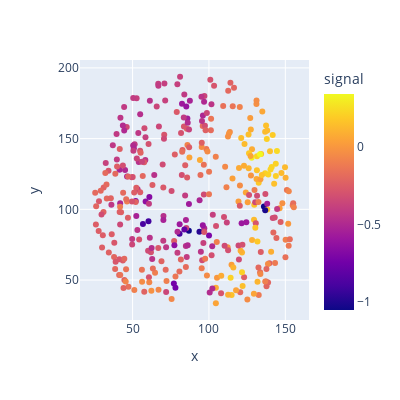
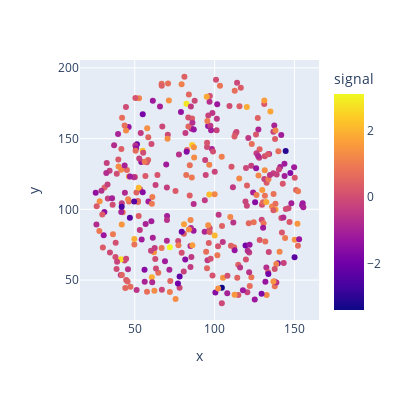
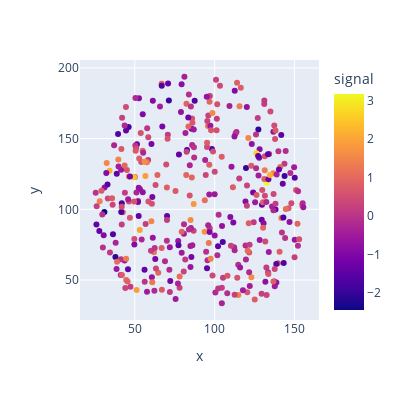

Notebook code for these charts, in order:
### Code cell
sde_solver = EulerMaruyamaSolver(sde=sde, n=num_timesteps)
with torch.no_grad():
    x0_test_pred = sde_solver.sample_from_terminal(x0=x0_test, control=ModelControl(model))
    test_w1 = wasserstein_distance(x0_test_pred, x1_test, p=1)
    test_w2 = wasserstein_distance(x0_test_pred, x1_test, p=2)

print(f"Wasserstein-1 distance: {test_w1:.4f}")
print(f"Wasserstein-2 distance: {test_w2:.4f}")

plot_brain_signal_2d(x0_test[0]);
plot_brain_signal_2d(x0_test_pred[0]);
plot_brain_signal_2d(x1_test[0]);

### Figure 1 — Plotly figure (JSON) as saved in the notebook; plotly's stock layout.template omitted (floating-point values rounded to 4 significant figures; data arrays with more than 128 entries replaced by an {"elided": "..."} marker saying what was removed)
{"data": [{"hovertemplate": "x=%{x}<br>y=%{y}<br>signal=%{marker.color}<extra></extra>", "legendgroup": "", "marker": {"color": {"elided": "360 float values"}, "coloraxis": "coloraxis", "size": 6, "symbol": "circle"}, "mode": "markers", "name": "", "orientation": "v", "showlegend": false, "type": "scatter", "x": {"elided": "360 float values"}, "xaxis": "x", "y": {"elided": "360 float values"}, "yaxis": "y"}], "layout": {"coloraxis": {"colorbar": {"title": {"text": "signal"}}, "colorscale": [[0, "#0d0887"], [0.1111, "#46039f"], [0.2222, "#7201a8"], [0.3333, "#9c179e"], [0.4444, "#bd3786"], [0.5556, "#d8576b"], [0.6667, "#ed7953"], [0.7778, "#fb9f3a"], [0.8889, "#fdca26"], [1, "#f0f921"]]}, "height": 400, "legend": {"tracegroupgap": 0}, "margin": {"t": 60}, "width": 400, "xaxis": {"anchor": "y", "domain": [0, 1], "title": {"text": "x"}}, "yaxis": {"anchor": "x", "domain": [0, 1], "title": {"text": "y"}}}}

### Figure 2 — Plotly figure (JSON) as saved in the notebook; plotly's stock layout.template omitted (floating-point values rounded to 4 significant figures; data arrays with more than 128 entries replaced by an {"elided": "..."} marker saying what was removed)
{"data": [{"hovertemplate": "x=%{x}<br>y=%{y}<br>signal=%{marker.color}<extra></extra>", "legendgroup": "", "marker": {"color": {"elided": "360 float values"}, "coloraxis": "coloraxis", "size": 6, "symbol": "circle"}, "mode": "markers", "name": "", "orientation": "v", "showlegend": false, "type": "scatter", "x": {"elided": "360 float values"}, "xaxis": "x", "y": {"elided": "360 float values"}, "yaxis": "y"}], "layout": {"coloraxis": {"colorbar": {"title": {"text": "signal"}}, "colorscale": [[0, "#0d0887"], [0.1111, "#46039f"], [0.2222, "#7201a8"], [0.3333, "#9c179e"], [0.4444, "#bd3786"], [0.5556, "#d8576b"], [0.6667, "#ed7953"], [0.7778, "#fb9f3a"], [0.8889, "#fdca26"], [1, "#f0f921"]]}, "height": 400, "legend": {"tracegroupgap": 0}, "margin": {"t": 60}, "width": 400, "xaxis": {"anchor": "y", "domain": [0, 1], "title": {"text": "x"}}, "yaxis": {"anchor": "x", "domain": [0, 1], "title": {"text": "y"}}}}

### Figure 3 — Plotly figure (JSON) as saved in the notebook; plotly's stock layout.template omitted (floating-point values rounded to 4 significant figures; data arrays with more than 128 entries replaced by an {"elided": "..."} marker saying what was removed)
{"data": [{"hovertemplate": "x=%{x}<br>y=%{y}<br>signal=%{marker.color}<extra></extra>", "legendgroup": "", "marker": {"color": {"elided": "360 float values"}, "coloraxis": "coloraxis", "size": 6, "symbol": "circle"}, "mode": "markers", "name": "", "orientation": "v", "showlegend": false, "type": "scatter", "x": {"elided": "360 float values"}, "xaxis": "x", "y": {"elided": "360 float values"}, "yaxis": "y"}], "layout": {"coloraxis": {"colorbar": {"title": {"text": "signal"}}, "colorscale": [[0, "#0d0887"], [0.1111, "#46039f"], [0.2222, "#7201a8"], [0.3333, "#9c179e"], [0.4444, "#bd3786"], [0.5556, "#d8576b"], [0.6667, "#ed7953"], [0.7778, "#fb9f3a"], [0.8889, "#fdca26"], [1, "#f0f921"]]}, "height": 400, "legend": {"tracegroupgap": 0}, "margin": {"t": 60}, "width": 400, "xaxis": {"anchor": "y", "domain": [0, 1], "title": {"text": "x"}}, "yaxis": {"anchor": "x", "domain": [0, 1], "title": {"text": "y"}}}}
